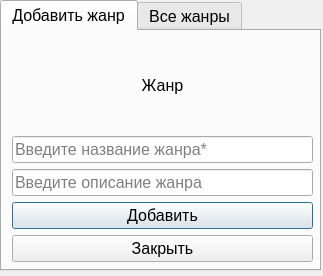
<?xml version="1.0" encoding="UTF-8"?>
<ui version="4.0">
 <class>ActionWithGenre</class>
 <widget class="QDialog" name="ActionWithGenre">
  <property name="geometry">
   <rect>
    <x>0</x>
    <y>0</y>
    <width>323</width>
    <height>276</height>
   </rect>
  </property>
  <property name="minimumSize">
   <size>
    <width>323</width>
    <height>276</height>
   </size>
  </property>
  <property name="maximumSize">
   <size>
    <width>323</width>
    <height>276</height>
   </size>
  </property>
  <property name="font">
   <font>
    <pointsize>12</pointsize>
   </font>
  </property>
  <property name="windowTitle">
   <string>Dialog</string>
  </property>
  <widget class="QTabWidget" name="tabWidget">
   <property name="geometry">
    <rect>
     <x>0</x>
     <y>0</y>
     <width>321</width>
     <height>271</height>
    </rect>
   </property>
   <property name="currentIndex">
    <number>0</number>
   </property>
   <widget class="QWidget" name="tab">
    <attribute name="title">
     <string>Добавить жанр</string>
    </attribute>
    <widget class="QWidget" name="verticalLayoutWidget">
     <property name="geometry">
      <rect>
       <x>10</x>
       <y>10</y>
       <width>301</width>
       <height>221</height>
      </rect>
     </property>
     <layout class="QVBoxLayout" name="verticalLayout">
      <item>
       <widget class="QLabel" name="label">
        <property name="text">
         <string>Жанр</string>
        </property>
        <property name="alignment">
         <set>Qt::AlignCenter</set>
        </property>
       </widget>
      </item>
      <item>
       <widget class="QLineEdit" name="lineEdit_name">
        <property name="placeholderText">
         <string>Введите название жанра*</string>
        </property>
       </widget>
      </item>
      <item>
       <widget class="QLineEdit" name="lineEdit_description">
        <property name="placeholderText">
         <string>Введите описание жанра</string>
        </property>
       </widget>
      </item>
      <item>
       <widget class="QPushButton" name="pushButton_add">
        <property name="text">
         <string>Добавить</string>
        </property>
       </widget>
      </item>
      <item>
       <widget class="QPushButton" name="pushButton_close">
        <property name="text">
         <string>Закрыть</string>
        </property>
       </widget>
      </item>
     </layout>
    </widget>
   </widget>
   <widget class="QWidget" name="tab_2">
    <attribute name="title">
     <string>Все жанры</string>
    </attribute>
    <widget class="QTableWidget" name="tableWidget">
     <property name="geometry">
      <rect>
       <x>0</x>
       <y>0</y>
       <width>321</width>
       <height>241</height>
      </rect>
     </property>
     <attribute name="horizontalHeaderStretchLastSection">
      <bool>true</bool>
     </attribute>
     <column>
      <property name="text">
       <string>Жанр</string>
      </property>
     </column>
     <column>
      <property name="text">
       <string>Описание жанра</string>
      </property>
     </column>
    </widget>
   </widget>
  </widget>
 </widget>
 <resources/>
 <connections/>
</ui>
